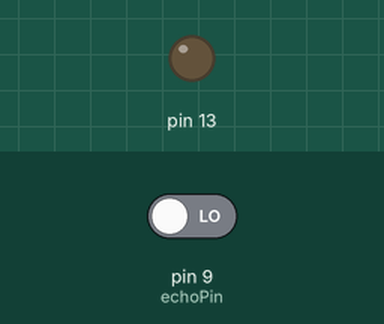
Simulated run of this sketch. Board: Arduino Uno, built with avr-gcc and run on an emulated ATmega328P. Parts: output pins drawn as LEDs (lit = HIGH). The inputs (shaded band) are chosen by the test bench; at power-on: pin 9 (echoPin) LOW. Pins used as bus, display or sensor lines are not drawn.

Above: at 0.5 s.
At 3.9 s:
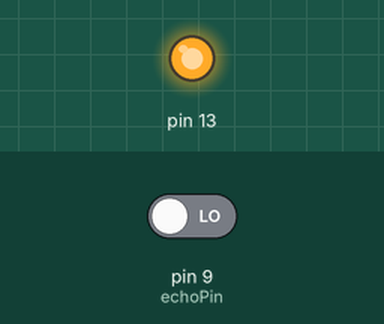
Timing chart, 0 to 4.7 s (numbered marks = the images above):
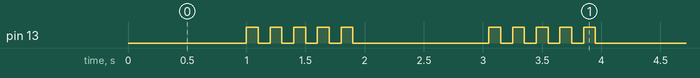

The sketch:

ultrasonic_sensor.ino
```cpp
int  echoPin    = 9;
int  triggerPin = 5;
long pulseDelay, dist;

void setup() {
  Serial.begin(9600);
  pinMode(triggerPin, OUTPUT);
  pinMode(echoPin, INPUT);
  pinMode(13, OUTPUT);
}

void loop() {
  //                 _
  // Trigger pulse _| |_____

  digitalWrite(triggerPin, LOW);
  delayMicroseconds(2);
  digitalWrite(triggerPin, HIGH);
  delayMicroseconds(10);

  // pulseIn(): reads a pulse (either HIGH or LOW) on a pin.
  // For example, if value is HIGH, pulseIn() waits for the
  // pin to go HIGH, starts timing, then waits for the pin
  // to go LOW and stops timing. Returns the length of the
  // pulse in microseconds. Gives up and returns 0 if no pulse
  // starts within a specified time out.

  pulseDelay = pulseIn(echoPin, HIGH);

  dist = pulseDelay/58.2; // Distance in cm.
  //Serial.println(dist);
  if (dist <= 10) {
    for (int i=0; i < 5; i++) {
      digitalWrite(13, HIGH);
      delay(100);
      digitalWrite(13, LOW);
      delay(100);

    }
  }

  delay(50); // Delay 50 ms before next reading.
}
```

Measured:
- by itself, pin 13: repeats every 2.1 s: 4 × (LOW 0.10 s, HIGH 0.10 s), LOW 1.2 s, HIGH 0.10 s
- by itself, everything shown: repeats every 2.1 s, in 10 steps
